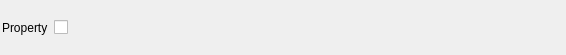
<?xml version="1.0" encoding="UTF-8"?>
<ui version="4.0">
 <class>BooleanWidget</class>
 <widget class="QFrame" name="BooleanWidget">
  <property name="geometry">
   <rect>
    <x>0</x>
    <y>0</y>
    <width>566</width>
    <height>55</height>
   </rect>
  </property>
  <layout class="QHBoxLayout" name="horizontalLayout">
   <property name="leftMargin">
    <number>2</number>
   </property>
   <property name="topMargin">
    <number>2</number>
   </property>
   <property name="rightMargin">
    <number>2</number>
   </property>
   <property name="bottomMargin">
    <number>2</number>
   </property>
   <item>
    <widget class="QLabel" name="label">
     <property name="text">
      <string>Property</string>
     </property>
    </widget>
   </item>
   <item>
    <widget class="QCheckBox" name="value">
     <property name="text">
      <string/>
     </property>
    </widget>
   </item>
   <item>
    <spacer name="horizontalSpacer">
     <property name="orientation">
      <enum>Qt::Horizontal</enum>
     </property>
     <property name="sizeHint" stdset="0">
      <size>
       <width>40</width>
       <height>20</height>
      </size>
     </property>
    </spacer>
   </item>
  </layout>
 </widget>
 <resources>
  <include location="../../icons/images/Icons.qrc"/>
 </resources>
 <connections/>
</ui>
